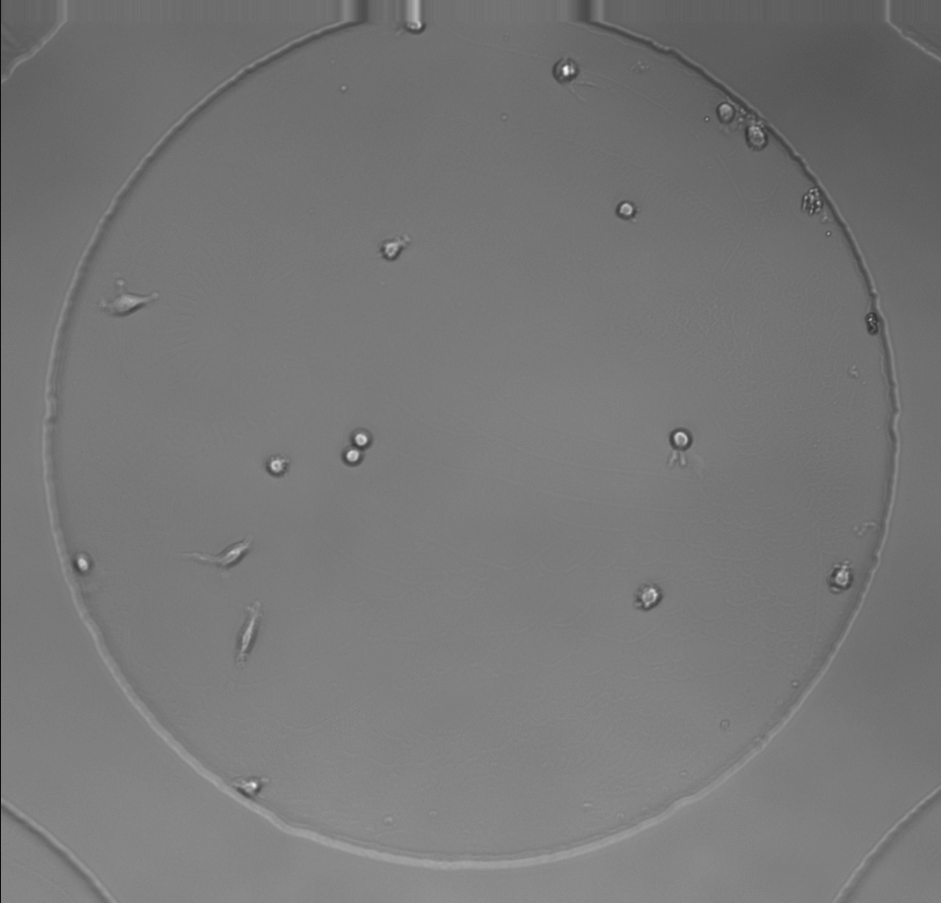
#> input picture hucre.png, 942 x 903 px
$ jupyter execute model.ipynb   (older library calls are emulated)
#> lines starting #> are read from the running program, lines starting #| are printed output that depends on the picture; after the words box and inside, x2 and y2 are one past the last pixel; in counts of white or black regions, pixels touching at a corner belong together
# Finding the number of cells in the microscope image and the attributes to be obtained from the cells

[cell 1]
import numpy as np
import matplotlib.pyplot as plt
from skimage.morphology import (erosion, dilation, opening, closing)
from skimage.morphology import disk
import cv2
from sklearn.cluster import KMeans

All libraries in need were imported The image is loaded and a sharpening filter
is applied. This filter emphasizes high-frequency components on an image and
makes it appear sharper. Filter is a Laplacian filter and generally used to
sharpen edges.

[cell 2]
# Original image
img = cv2.imread('hucre.png', 0)
#> img is the input picture: shape (903, 942); min 14, max 255, mean 119.1

[cell 3]
# Sharpening filter
kernel = np.array([[-1, -1, -1],
                   [-1, 8.103, -1],
                   [-1, -1, -1]])
img_shrp = cv2.filter2D(src=img, ddepth=-1, kernel=kernel)

plt.imshow(img_shrp, cmap='gray')
plt.show()

Adaptive thresholding was applied to the image. Adaptive thresholding is a
technique that applies different threshold values to different regions of the
image.

The cv2.adaptiveThreshold function performs this operation. It takes the
sharpened image (img_shrp) as the first parameter. The second parameter (255)
specifies the maximum value after thresholding. The third parameter
(cv2.ADAPTIVE_THRESH_MEAN_C) specifies the adaptive thresholding method to be
used. In this case, the threshold value is set as the average of the neighboring
area. The fourth parameter (cv2.THRESH_BINARY) specifies the type of
thresholding. In this case, binary thresholding is used, i.e. pixels above the
threshold value are set to the maximum value (255), pixels below it are set
to 0. The fifth parameter (15) specifies the size of the neighboring area for
which the threshold value is calculated. The last parameter (19) specifies the
constant value subtracted from the threshold value.

There have been many experiments to determine the optimal values with the
sharpening filter, adaptive thresh mean with thresh binary being the most
suitable. Also experimented with adaptive gaussian, binary only, Otsu
thresholding and Local thresholding methods, but settled on this method as it
gave the best output for labeling.

[cell 4]
# adaptive thresholding with binary thresholding
img_adaptiveTh = cv2.adaptiveThreshold(
    img_shrp, 255, cv2.ADAPTIVE_THRESH_MEAN_C, cv2.THRESH_BINARY, 15, 19)
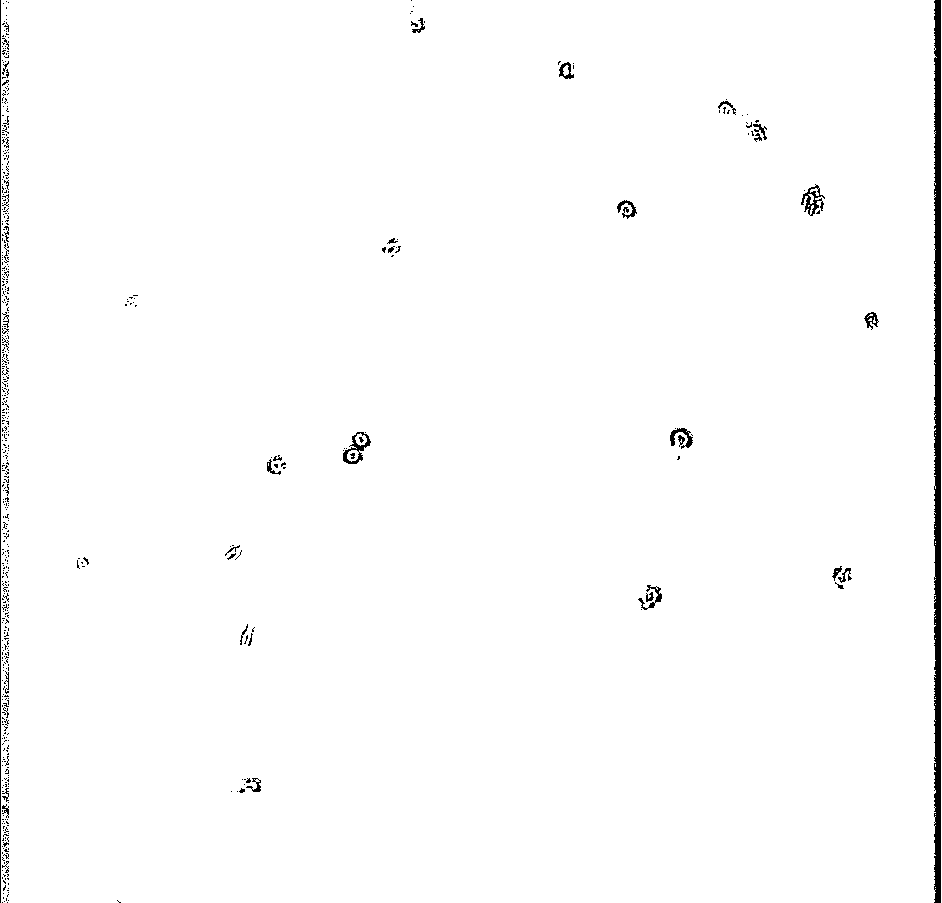
#> img_adaptiveTh: shape (903, 942); 98.7% white; 546 black regions (506 under 20 px), largest, box (x1, y1, x2, y2) and area: (934, 0, 941, 903) 5676, (0, 0, 1, 903) 903, (343, 432, 371, 464) 290

plt.imshow(img_adaptiveTh, cmap='gray')
plt.show()

Opening is used as a morphological transformation and the called method is
performed by first applying erosion and then dilation.

[cell 5]
footprint = disk(1)

# best case provided with opening method
# closing and erosion provides cleaner and seperate cells but many cells might not be identified
'''img_eroded = erosion(img_adaptiveTh, footprint)
img_dilated = dilation(img_adaptiveTh, footprint)
img_closing = closing(img_adaptiveTh, footprint)'''
img_opening = opening(img_adaptiveTh, footprint)
#> img_opening: shape (903, 942); 98.4% white; 134 black regions (104 under 20 px), largest, box (x1, y1, x2, y2) and area: (934, 0, 942, 903) 6649, (0, 0, 9, 903) 3933, (343, 432, 371, 464) 368

plt.imshow(img_opening, cmap='gray')
plt.show()

Gaussian blur used for balancing the noise

[cell 6]
# Gaussian blur
img_blur = cv2.GaussianBlur(img_opening, (3, 3), 0)

plt.imshow(img_blur, cmap='gray')
plt.show()

Canny algorithm is used for edge detection

[cell 7]
# canny edge detection
edges = cv2.Canny(img_blur, 100, 200)
#> edges: shape (903, 942); 0.76% white in thin lines or dots
plt.imshow(edges, cmap='gray')
plt.show()

Dilation is applied to the edge detected image using the cv2.dilate function.
While applying dilation, a morph ellipse with 2 by 2 and 7 repetitions was used,
different morph objects were tried and the best result was obtained with the
ellipse. All options 8 by 8, 7 by 7, 6 by 6, 5 by 5, 4 by 4, 3 by 3 were tried
up to 15 iterations. The best results (especially for labeling) were obtained in
2 by 2 in 7 iterations. Closing, erosion is not used because it makes the cells
in the image less distinct.

[cell 8]
# dilation
kernel1 = cv2.getStructuringElement(cv2.MORPH_ELLIPSE, (2, 2))
img_dilated = cv2.dilate(edges, kernel1, iterations=7)
#> img_dilated: shape (903, 942); 3.7% white; 20 white regions
plt.imshow(img_dilated, cmap='gray')
plt.show()

Connected components used for working on the edited image with the opencv's
connectedComponentsWithStats function

[cell 9]
# Apply connected components with stats analysis
totalLabels, labels, stats, centroids = cv2.connectedComponentsWithStats(
    img_dilated, connectivity=8, ltype=cv2.CV_32S)
#> labels: shape (903, 942) int32; 21 distinct labels, from 0 to 20
#> totalLabels = 21; stats = 21 rows, first 6: [0, 0, 942, 903, 819119], [0, 0, 17, 903, 13654], [410, 0, 22, 40, 562], [933, 0, 9, 903, 7297], [557, 60, 25, 26, 517], [718, 99, 56, 50, 1225]; centroids = 21 rows, first 8: [473.3, 451.9], [7.84, 452.9], [418.3, 21.68], [937.4, 451.9], [568.2, 71.83], [746.5, 122.8], [815.3, 202.7], [629.2, 211.3]

# Replace the background label with -1
labels[labels == 0] = -1
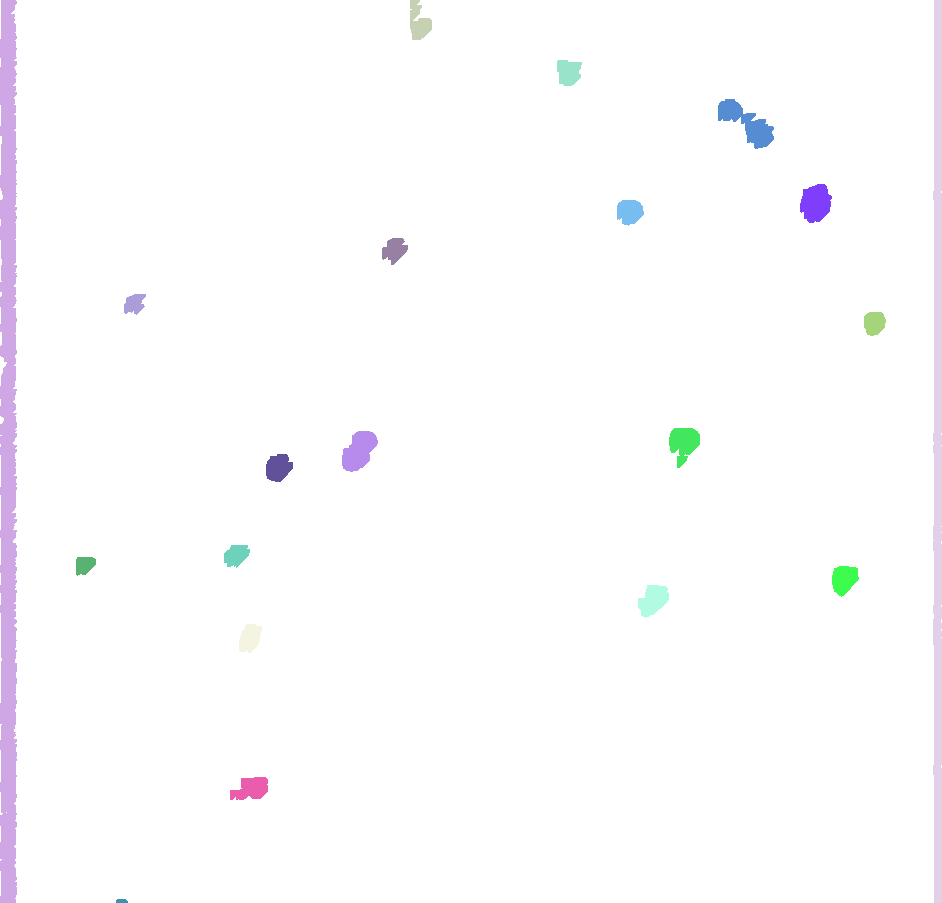
#> labels: shape (903, 942) int32; 21 distinct labels, from -1 to 20; one colour per label, 0 black, -1 white

# Remove the background centroid
centroids = centroids[1:]
#> centroids = 20 rows, first 8: [7.84, 452.9], [418.3, 21.68], [937.4, 451.9], [568.2, 71.83], [746.5, 122.8], [815.3, 202.7], [629.2, 211.3], [394, 249.6]
sizes = stats[1:, -1]
#> sizes = 20 values, max 13654 at index 0, min 44 at index 19, mean 1575.3
totalLabels = totalLabels - 1
#> totalLabels = 20

plt.imshow(labels, cmap='gist_earth')
plt.show()

KMeans clustering algorithm uses the fixed centers of the components and divides
them into a certain number of clusters for us. The number of clusters
(n_clusters) is kept the same as the total number of components (totalLabels).
This is experimented with 6 - 4 - 10 - 11 - 15 different clusters and all of
them give good results, but for better use, kept as label amount automatically
transferred as number of clusters, so I decided to keep the number of labels as
many as there are.

[cell 10]
# Number of clusters
n_clusters = totalLabels
#> n_clusters = 20

# Apply KMeans
kmeans = KMeans(n_clusters=n_clusters, n_init=10).fit(centroids)

# Assign each component to a cluster
labels_clustered = kmeans.labels_
#> labels_clustered = 20 values, max 19 at index 12, min 0 at index 10, mean 9.5

# Replace the original labels with the clustered labels
for i in range(len(centroids)):
    labels[labels == i] = labels_clustered[i]
#> this loop made 20 passes
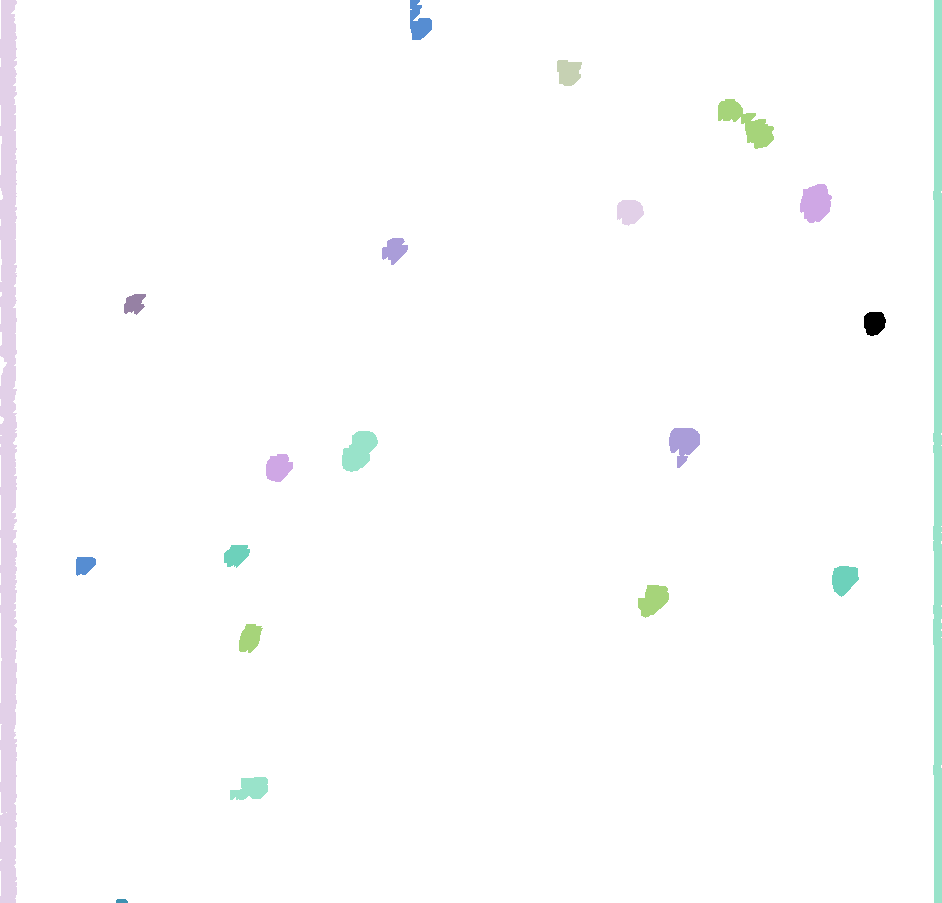
#> labels: shape (903, 942) int32; 12 distinct labels, from -1 to 20; one colour per label, 0 black, -1 white

plt.imshow(labels, cmap='gist_earth')
plt.show()

[cell 11]
# Creating figure, img
fig, ((ax1, ax2), (ax3, ax4), (ax5, ax6)
      ) = plt.subplots(3, 2, figsize=(10, 12))

# Display the original image
ax1.imshow(img, cmap=plt.cm.gray)
ax1.set_title(f'Original', fontsize=12)
ax1.set_xticks([])
ax1.set_yticks([])

# Display the thresholded image
ax2.imshow(img_adaptiveTh, cmap=plt.cm.gray)
ax2.set_title(f'Thresholded', fontsize=12)
ax2.set_xticks([])
ax2.set_yticks([])

# Display the opened image
ax3.imshow(img_opening, cmap=plt.cm.gray)
ax3.set_title(f'Opened', fontsize=12)
ax3.set_xticks([])
ax3.set_yticks([])

# Display the inverted image
ax4.imshow(edges, cmap=plt.cm.gray)
ax4.set_title(f'Edge Detection', fontsize=12)
ax4.set_xticks([])
ax4.set_yticks([])


# Display the dilated image
ax5.imshow(img_dilated, cmap="nipy_spectral")
ax5.set_title(f'Dilated', fontsize=12)
ax5.set_xticks([])
ax5.set_yticks([])


# Display the labeled image
ax6.imshow(labels, cmap="nipy_spectral")
ax6.set_title(f'Labeled', fontsize=12)
ax6.set_xticks([])
ax6.set_yticks([])

# Empty subplot for layout purposes & show
plt.tight_layout()
plt.show()

[cell 12]
cx = np.zeros(totalLabels)
#> cx = 20 values from 0 to 0
cy = np.zeros(totalLabels)
#> cy = 20 values from 0 to 0
area = np.zeros(totalLabels)
#> area = 20 values from 0 to 0
perimeter = np.zeros(totalLabels, dtype=int)
#> perimeter = 20 values from 0 to 0
aspect_ratio = np.zeros(totalLabels)
#> aspect_ratio = 20 values from 0 to 0
equi_diameter = np.zeros(totalLabels)


# calculating area, orientation and circularity
properties = np.zeros((totalLabels, 3))  # 3 for area, orientation, circularity

for i in range(0, totalLabels):
    img2 = np.zeros((labels.shape), dtype=np.uint8)
    img2[labels == i] = 255
    # Find contours
    contours, _ = cv2.findContours(img2, 1, 2)

    if contours:
        cnt = contours[0]
        # Area
        area = cv2.contourArea(cnt)
        properties[i, 0] = area  # Store area

        # Orientation (angle between the x-axis and the major axis of the ellipse)
        if len(cnt) >= 5:  # Need at least 5 points to compute
            (x, y), (MA, ma), angle = cv2.fitEllipse(cnt)
            properties[i, 1] = angle

        # Circularity (ratio of the area of the contour and the square of the contour perimeter)
        perimeter = cv2.arcLength(cnt, True)
        if perimeter > 0:  # Avoid division by zero
            circularity = 4 * np.pi * area / (perimeter ** 2)
            properties[i, 2] = circularity
#> img2: shape (903, 942); every value is 0

[cell 13]
# Plotting properties for each component
fig, (ax1, ax2, ax3) = plt.subplots(3, 1, figsize=(8, 12))

# Plot area
ax1.bar(range(totalLabels), properties[:, 0])
ax1.set_xlabel('Component')
ax1.set_ylabel('Area')
ax1.set_title('Area of Components')

# Plot orientation
ax2.bar(range(totalLabels), properties[:, 1])
ax2.set_xlabel('Component')
ax2.set_ylabel('Orientation')
ax2.set_title('Orientation of Components')

# Plot circularity
ax3.bar(range(totalLabels), properties[:, 2])
ax3.set_xlabel('Component')
ax3.set_ylabel('Circularity')
ax3.set_title('Circularity of Components')

# Adjust spacing between subplots
plt.tight_layout()

# Show the plot
plt.show()
#> figure, not shown here; panel 1: tallest bar 737.5 high, from x = 8.6 to 9.4; panel 2: tallest bar 73.53 high, from x = 3.6 to 4.4; panel 3: tallest bar 0.865 high, from x = -0.4 to 0.4

[cell 14]
# calculating compactness and ratio of the area to the perimeter
labels = cv2.convertScaleAbs(labels)
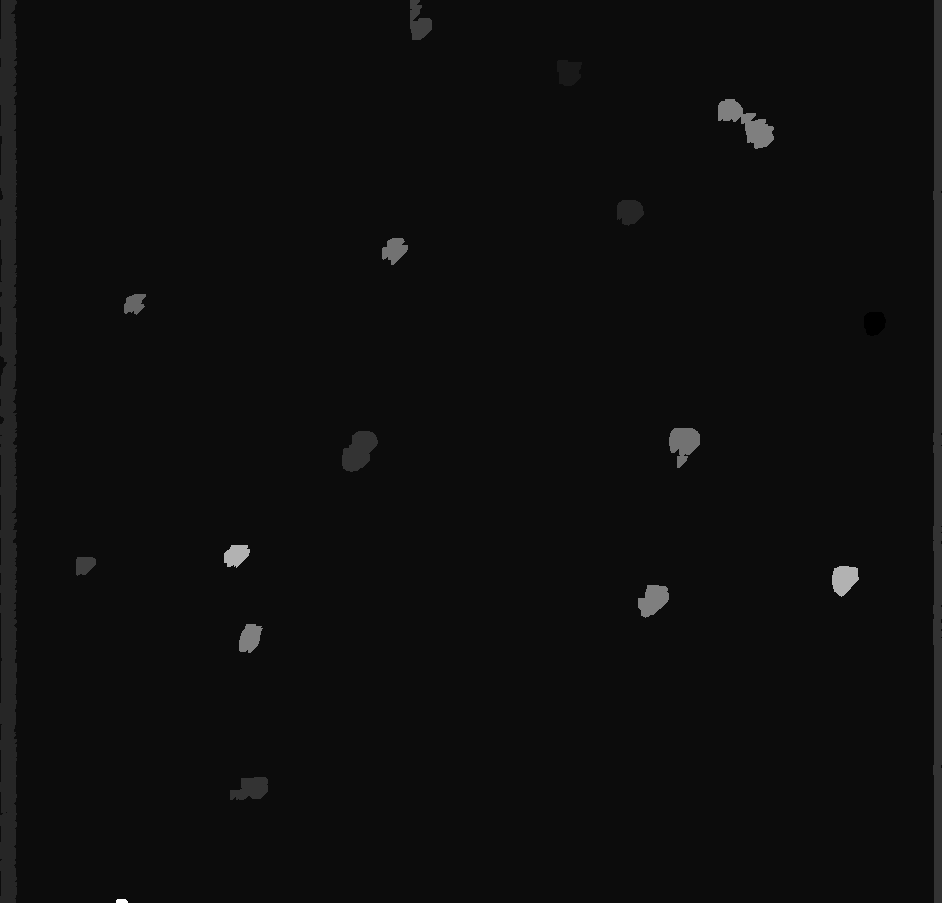
#> labels: shape (903, 942); min 0, max 20, mean 1.13; drawn with min black and max white
edges_new = cv2.Canny(labels, 100, 200)
contours, _ = cv2.findContours(edges, cv2.RETR_EXTERNAL, cv2.CHAIN_APPROX_NONE)
#> contours = 97 contours, 62 with area under 20; largest, box (x1, y1, x2, y2) and area: (0, 0, 10, 295) 579, (342, 431, 371, 465) 548, (800, 184, 825, 216) 465, (0, 586, 10, 883) 397, (0, 402, 10, 553) 353

# Lists to store data for visualization
ratios = []
compactness_values = []

for i, cnt in enumerate(contours):
    # Area
    area = cv2.contourArea(cnt)

    # Perimeter
    perimeter = cv2.arcLength(cnt, True)

    # Area to perimeter ratio and compactness
    if perimeter > 0 and area > 0:  # Avoid division by zero
        area_perimeter_ratio = area / perimeter
        compactness = (4 * np.pi * area) / \
            (perimeter ** 2)  # Compactness definition
    else:
        area_perimeter_ratio = 0
        compactness = 0

    # Append values to the lists
    ratios.append(area_perimeter_ratio)
    compactness_values.append(compactness)
#> this loop made 97 passes
#> (cnt, area, perimeter, area_perimeter_ratio, compactness) on passes 2, 3, 26, 27, 31, 33, 44, 47, 52: ([[3, 896], [4, 897]], 0, 2.83, 0, 0), ([[7, 889]], 0, 0, 0, 0), ([[3, 573]], 0, 0, 0, 0), ([[3, 567]], 0, 0, 0, 0), ([[6, 563]], 0, 0, 0, 0), ([[234, 559]], 0, 0, 0, 0), ([[270, 456], [271, 456], [272, 456], [271, 456]], 0, 4, 0, 0), ([[9, 449], [9, 450], [9, 451], [9, 450]], 0, 4, 0, 0), ([[7, 413], [8, 413], [9, 413], [8, 413]], 0, 4, 0, 0)
#> (area, perimeter, area_perimeter_ratio, compactness) on passes 1, 4, 5, 6, 7, 8: (5.5, 13.9, 0.396, 0.358), (4.5, 57.21, 0.0787, 0.0173), (1, 8.83, 0.113, 0.161), (23.5, 74.04, 0.317, 0.0539), (13, 16.49, 0.789, 0.601), (30.5, 25.9, 1.18, 0.571)
#> after the loop, compactness_values = 97 values, max 0.82 at index 40, min 0 at index 1, mean 0.319; ratios = 97 values, max 5.21 at index 48, min 0 at index 1, mean 0.646

[cell 15]
# Visualize the data
plt.figure(figsize=(12, 6))

# Plotting Area to Perimeter Ratio
plt.subplot(1, 2, 1)
plt.plot(ratios, marker='o')
plt.title('Area to Perimeter Ratio')
plt.xlabel('Contour Index')
plt.ylabel('Ratio')

# Plotting Compactness
plt.subplot(1, 2, 2)
plt.plot(compactness_values, marker='o', color='orange')
plt.title('Compactness')
plt.xlabel('Contour Index')
plt.ylabel('Compactness')

plt.tight_layout()
plt.show()
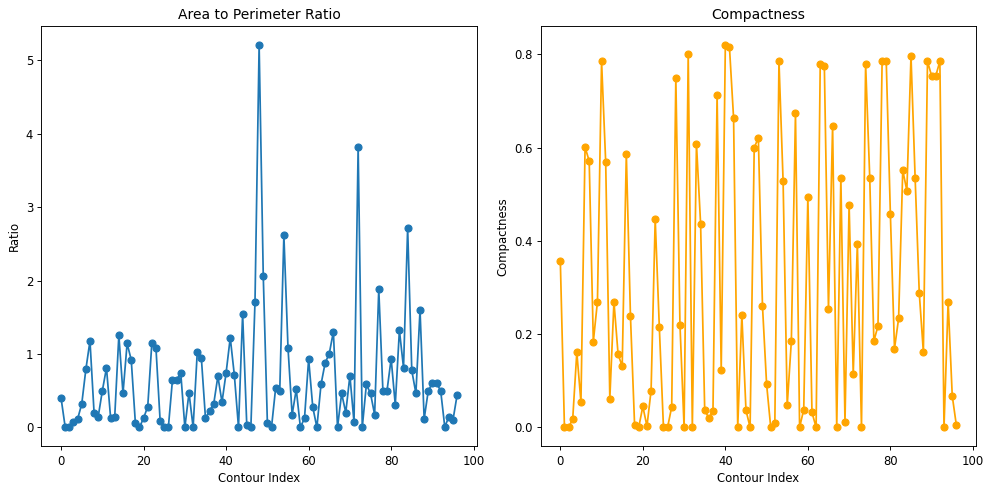
#> figure drawn by matplotlib, 2 panels; panel 1: curve peaks at x = 48, y = 5.21; panel 2: curve peaks at x = 40, y = 0.82
